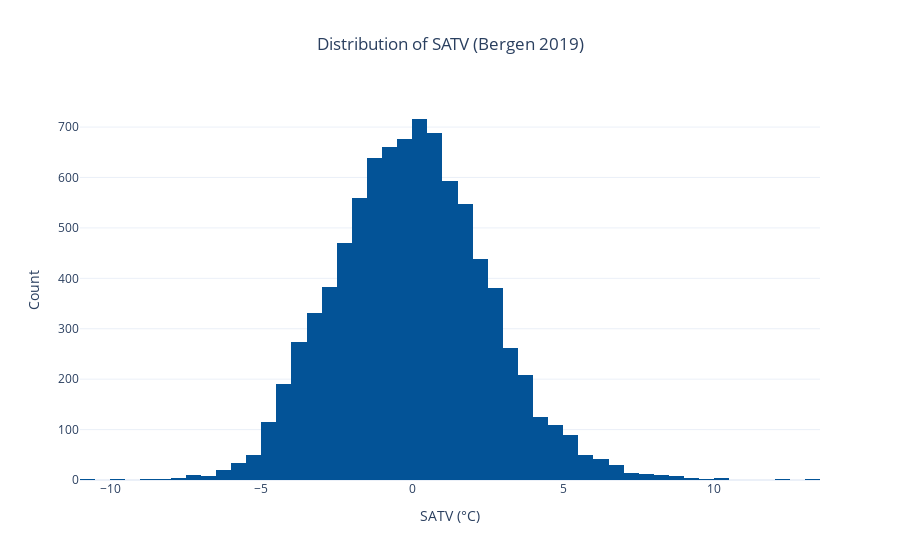

The code cell stored with this chart in its notebook:
### Markdown cell above
The SPC plot shows temperature with dynamic control limits based on the Seasonally Adjusted Temperature Variation (SATV). The detected outliers (red markers) represent short, extreme cold and heat spells that are unusual for their respective seasons.

### Code cell
# Apply the DCT high-pass filter 
satv_values, _ = dct_highpass_filter(
    bergen_2019["temperature_2m"].to_numpy(),
    keep_fraction=0.01
)
bergen_2019["SATV"] = satv_values


# Plot histogram of SATV values to confirm normal distribution
SATV_COLOR = '#035397' 

fig_hist = go.Figure(data=[go.Histogram(
    x=bergen_2019["SATV"],
    nbinsx=50,
    marker_color=SATV_COLOR
)])

fig_hist.update_layout(
    template="plotly_white",
    title="Distribution of SATV (Bergen 2019)",
    xaxis_title="SATV (°C)",
    yaxis_title="Count",
    title_x=0.5
)
fig_hist.show()

### Figure 1 — Plotly figure (JSON) as saved in the notebook; plotly's stock layout.template omitted (floating-point values rounded to 4 significant figures; data arrays with more than 128 entries replaced by an {"elided": "..."} marker saying what was removed)
{"data": [{"marker": {"color": "#035397"}, "nbinsx": 50, "type": "histogram", "x": {"elided": "8760 float values"}}], "layout": {"title": {"text": "Distribution of SATV (Bergen 2019)", "x": 0.5}, "xaxis": {"title": {"text": "SATV (°C)"}}, "yaxis": {"title": {"text": "Count"}}}}
